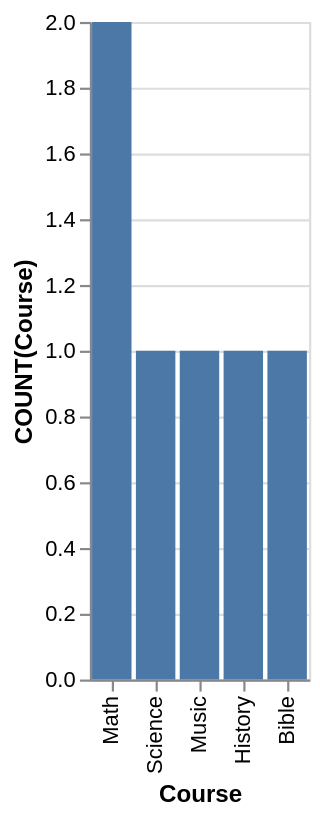

Vega-Lite specification for this chart:
### Vega-Lite specification from a JSON file in a GitHub repository (floating-point values rounded to 4 significant figures)
{"data": {"values": [{"x_data": "Math", "y_data": 2}, {"x_data": "Science", "y_data": 1}, {"x_data": "Music", "y_data": 1}, {"x_data": "History", "y_data": 1}, {"x_data": "Bible", "y_data": 1}]}, "mark": "bar", "encoding": {"x": {"field": "x_data", "type": "nominal", "title": "Course", "sort": {"op": "sum", "field": "y_data", "order": "descending"}}, "y": {"field": "y_data", "type": "quantitative", "title": "COUNT(Course)"}}}
